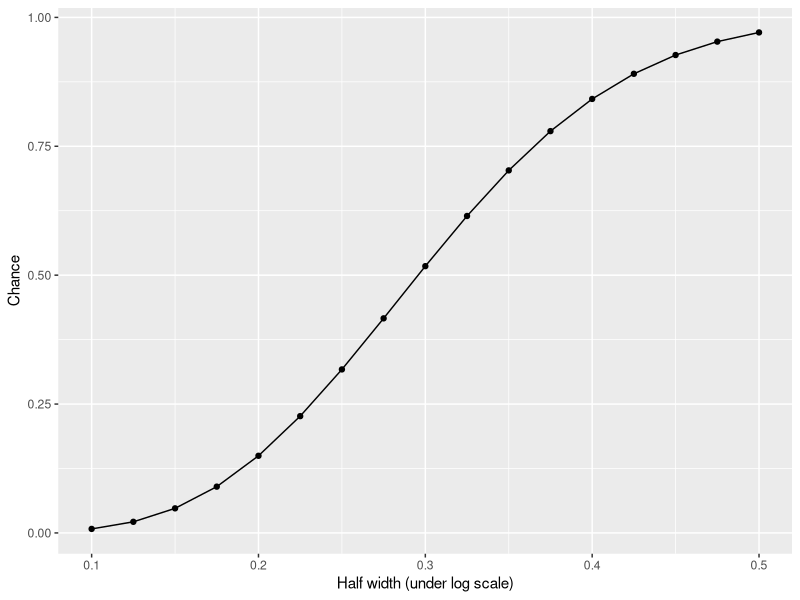
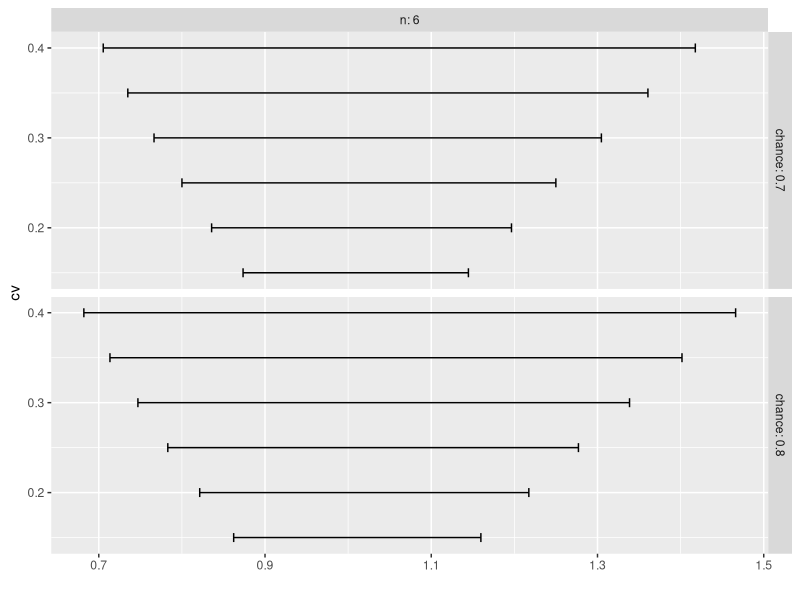
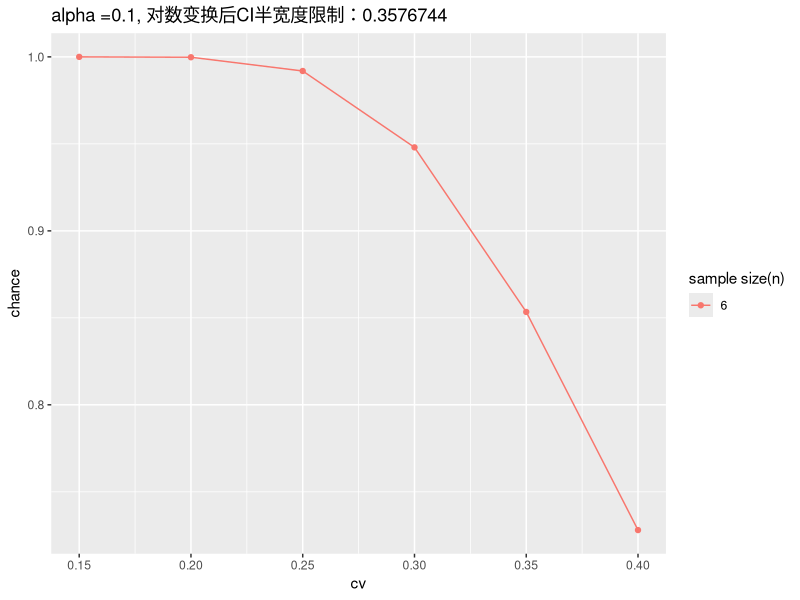

Generate these figures, in order, with R: (Note: this script raises an error after producing the figures.)
## ----setup, include=FALSE-----------------------------------------------------
knitr::opts_chunk$set(echo = TRUE)
knitr::knit_hooks$set(purl = knitr::hook_purl)

## -----------------------------------------------------------------------------
library(tidyverse)

## ----fun_get_chance, echo = FALSE---------------------------------------------
Get_Chance <- function(n = 6, a = 0.1, cv = 0.15, width_limit = 0.35){
    # 注意：这里的`width_limit`是对数变换后的CI区间的**半宽度**要求
    sigma2 <- log(1 + cv ^ 2)
    t_cut <- qt(1 - a / 2, df = n - 1)
    chisq_cut <- width_limit ^ 2 * n * (n - 1) / t_cut ^ 2 / sigma2
    chance <- pchisq(chisq_cut, df = n - 1)
    return(chance)
}

## -----------------------------------------------------------------------------
a <- 0.1
cv <- 0.4
n <- 6
width_limit <- 0.35

# Get_Chance() 定义见后文
chance <- Get_Chance(n = n, a = a, cv = cv, width_limit = width_limit)
print(paste0("Change is : ", chance))


## ---- echo = FALSE------------------------------------------------------------
width_vec <- seq(from = 0.1, to = 0.5, by = 0.025)
chance_vec <- Get_Chance(n = n, a = a, cv = cv, width_limit = width_vec)
tibble(width = width_vec, chance = chance_vec) %>%
    ggplot(aes(x = width, y = chance)) + 
    geom_line() + 
    geom_point() + 
    labs(x = "Half width (under log scale)", 
         y = "Chance")

## -----------------------------------------------------------------------------
Get_Width <- function(n = 6, a = 0.1, cv = 0.15, chance = 0.7){
    # 注意：本函数计算的是log变换后尺度上的区间半宽度
    sigma2 <- log(1 + cv ^ 2)
    t_cut <- qt(1 - a / 2, df = n - 1)
    chisq_cut <- qchisq(chance, df = n - 1)
    width <- sqrt(chisq_cut * t_cut ^ 2 * sigma2 / n / (n - 1))
    return(width)
}

## -----------------------------------------------------------------------------
cv_vec <- seq(from = 0.15, to = 0.4, by = 0.05)
chance_vec <- c(0.7, 0.8)
n_vec <- 6
a <- 0.1
res <- expand.grid(cv = cv_vec, chance = chance_vec, n = n_vec, a = a)
for(i in seq(nrow(res))){
    tmp <- Get_Width(n = res$n[i], a = res$a[i], 
                     cv = res$cv[i], chance = res$chance[i])
    res$lower[i] <- exp(-tmp)
    res$upper[i] <- exp(tmp)
    res$width_log[i] <- abs(tmp)    # log变换尺度上的区间半宽度
}
knitr::kable(res)

## ---- echo = FALSE------------------------------------------------------------
write_csv(res, file = "case1.csv")

fig <- ggplot(res, aes(y = cv)) + 
    geom_errorbarh(aes(xmin = lower, xmax = upper), height = 0.01) + 
    facet_grid(rows = vars(chance), cols = vars(n), labeller = label_both) + 
    labs(x = "")
print(fig)

## ---- ref.label="fun_get_chance", eval = FALSE--------------------------------
#  Get_Chance <- function(n = 6, a = 0.1, cv = 0.15, width_limit = 0.35){
#      # 注意：这里的`width_limit`是对数变换后的CI区间的**半宽度**要求
#      sigma2 <- log(1 + cv ^ 2)
#      t_cut <- qt(1 - a / 2, df = n - 1)
#      chisq_cut <- width_limit ^ 2 * n * (n - 1) / t_cut ^ 2 / sigma2
#      chance <- pchisq(chisq_cut, df = n - 1)
#      return(chance)
#  }

## -----------------------------------------------------------------------------
cv_vec <- seq(from = 0.15, to = 0.4, by = 0.05)
width_limit <- 0.3576744    # 原始尺度上的(0.7, 1.43)对应对数尺度上的0.35的半宽度
n_vec <- 6
a <- 0.1

res <- expand.grid(cv = cv_vec, n = n_vec, width_limit = width_limit, a = a)
for(i in seq(nrow(res))){
    tmp <- Get_Chance(n = res$n[i], a = res$a[i], 
                      cv = res$cv[i], width_limit = res$width_limit[i])
    res$chance[i] <- tmp
}
knitr::kable(res[, c("cv", "n", "chance")])

## ---- echo = FALSE, fig.showtext=TRUE-----------------------------------------
write_csv(res, file = "case2.csv")

fig <- res %>%
    ggplot(aes(x = cv, y = chance)) + 
    geom_line(aes(color = factor(n))) + 
    geom_point(aes(color = factor(n))) + 
    labs(color = "sample size(n)", 
         title = paste0("alpha =", a, ", 对数变换后CI半宽度限制：", width_limit))

print(fig)

## -----------------------------------------------------------------------------
sessioninfo::session_info()
